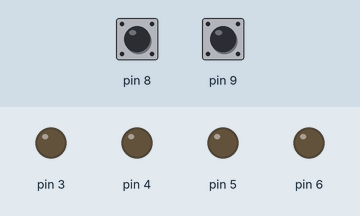
This sketch was run on a simulated Arduino Uno, built with avr-gcc and run on an emulated ATmega328P. Parts: output pins drawn as LEDs (lit = HIGH). Dashed ring = blinking. Inputs (shaded band) come from the test bench; at power-on: pin 8 HIGH, pin 9 HIGH.

Above: at 1.0 s.
1.1 s: pin 8 pulled LOW for 1 s
At 3.4 s:
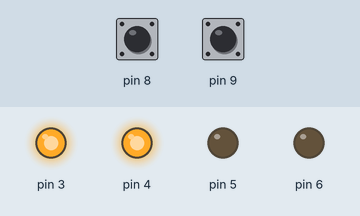
4.1 s: pin 9 pulled LOW for 1 s
At 5.7 s:
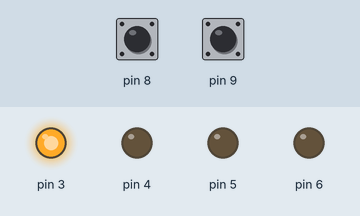
7.1 s: pin 9 pulled LOW for 0.15 s
At 8.4 s:
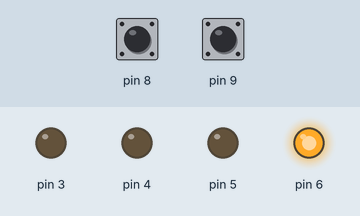
8.7 s: pin 9 pulled LOW for 3.2 s
At 8.95 s:
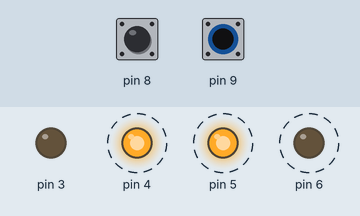
Timing chart, 0 to 13.3 s (numbered marks = the images above; inputs shaded):
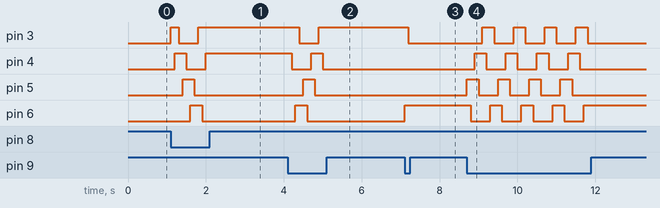

Measured:
- after the input at 1.1 s, pin 3: LOW → HIGH at once, → LOW 0.20 s later, → HIGH 0.50 s later; pin 4: LOW → HIGH after 0.10 s, → LOW 0.30 s later, → HIGH 0.50 s later; pin 5: LOW → HIGH after 0.30 s, → LOW 0.30 s later; pin 6: LOW → HIGH after 0.50 s, → LOW 0.30 s later
- after the input at 4.1 s, pin 3: HIGH → LOW after 0.30 s, → HIGH 0.50 s later; pin 4: HIGH → LOW after 0.10 s, → HIGH 0.50 s later, → LOW 0.30 s later; pin 5: LOW → HIGH after 0.40 s, → LOW 0.30 s later; pin 6: LOW → HIGH after 0.20 s, → LOW 0.30 s later
- after the input at 7.1 s, pin 3: HIGH → LOW after 0.10 s; pin 6: LOW → HIGH at once
- after the input at 8.7 s, pin 3: alternates HIGH for 0.30 s and LOW for 0.50 s, 8 changes in all, then stays LOW, starting after 0.40 s; pin 4: alternates HIGH for 0.30 s and LOW for 0.50 s, 8 changes in all, then stays LOW, starting after 0.20 s

The sketch:

motordepasso.ino
```cpp
volatile int t = 0;
int lista[8] = {0b00001000, 0b00011000, 0b00010000, 0b00110000,
0b00100000, 0b01100000, 0b01000000, 0b01001000};
int contador = 0;

int main() {
  DDRB &=~ (1<<0) | (1<<1); // entrada
  PORTB |= (1<<0) | (1<<1); // pullup
  DDRD |= (1<<PD3) | (1<<PD4) | (1<<PD5) | (1<<PD6); // saida

  TCCR0A = 0b00000010; // Configura TIMER0 no modo ctc
  TCCR0B = 0b00000010; // Prescale = 8 com t_OV = 128 us
  OCR0A = 249;
  TIMSK0 = 0b00000010; // Habilita interrupcao por overflow
  sei(); // Habilita interrupcoes globais


  while(1) {
    if (t == 800) {
      if (!(PINB & (1<<0)) && (PINB & (1<<1))){
        PORTD = lista[contador];
        if (contador == 7){
          contador = 0;
        } else {
          contador++;
        }
      } else if ((PINB & (1<<0)) && !(PINB & (1<<1))){
        if (contador == 0){
          contador = 7;
        } else {
          contador--;
        }
        PORTD = lista[contador];
      }
      t = 0;
    }
  }
}

ISR(TIMER0_COMPA_vect) { // Rotina de interrupcao
  t++;
}
```
